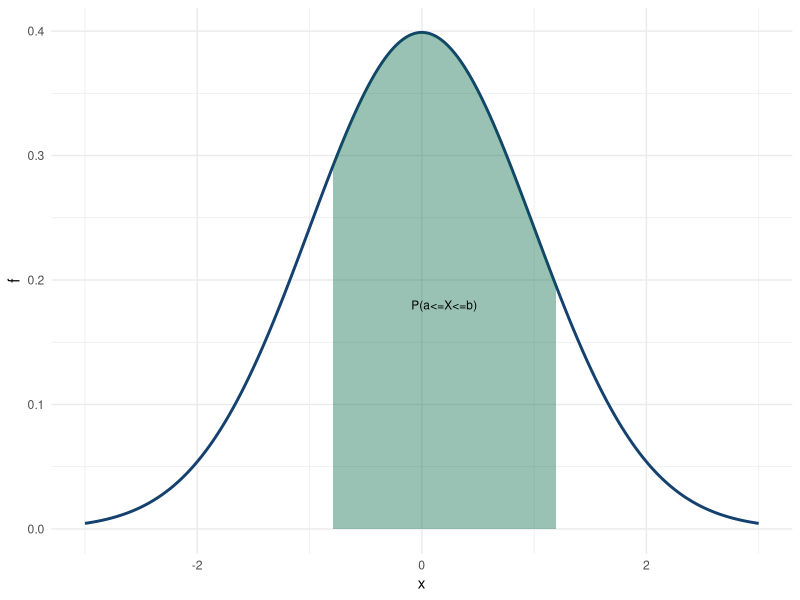
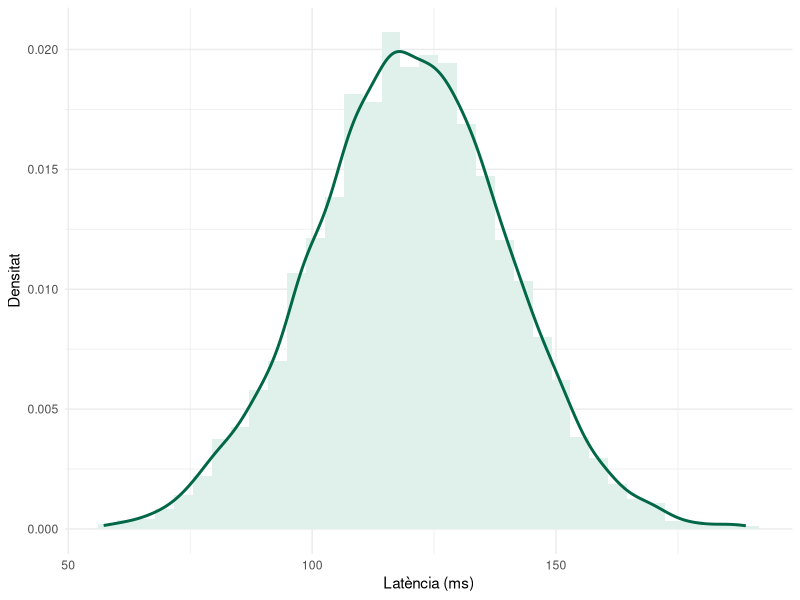
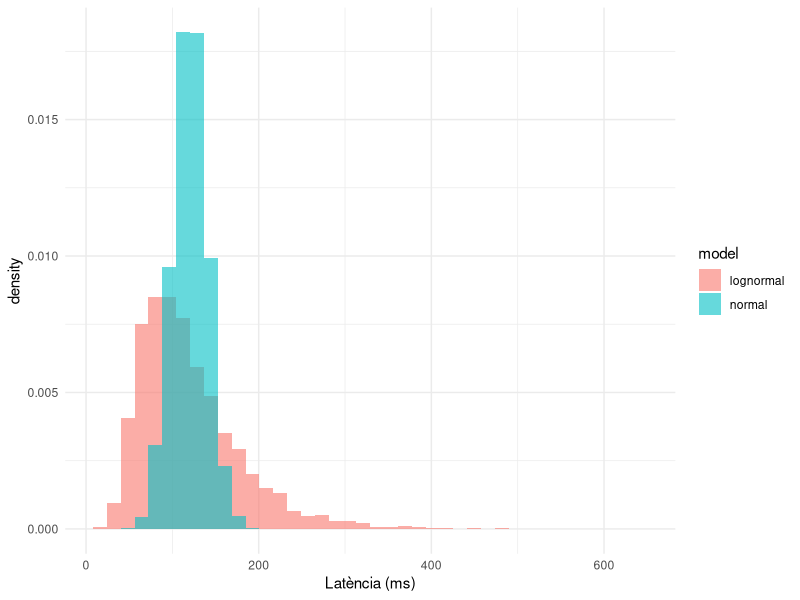

R code for these plots, in order:
## ---- chunk 1
#| include: false
library(tidyverse)
set.seed(2026)
## ---- chunk 2
tibble(x = seq(-3, 3, length.out = 300), f = dnorm(x)) |>
  ggplot(aes(x, f)) +
  geom_line(color = "#14416E", linewidth = 1) +
  geom_area(data = ~filter(.x, x >= -0.8, x <= 1.2), fill = "#006747", alpha = 0.4) +
  annotate("text", x = 0.2, y = 0.18, label = "P(a<=X<=b)", size = 3) +
  theme_minimal()
## ---- chunk 3
# En R, per a la normal estàndard:
pnorm(1.96)          # F(1.96)
pnorm(1.2) - pnorm(-0.8)
1 - pnorm(2)
qnorm(0.975)          # quantil 97.5%
## ---- chunk 4
set.seed(123)
latencia <- runif(10000, min = 20, max = 80)
mean(latencia)
mean(latencia <= 50)
## ---- chunk 5
# Mitjana de 0.4 segons entre peticions
lambda <- 1 / 0.4
pexp(1, rate = lambda)      # P(X <= 1)
1 - pexp(1, rate = lambda)  # P(X > 1)
## ---- chunk 6
mu <- 120; sigma <- 15
pnorm(100, mean = mu, sd = sigma)
1 - pnorm(150, mean = mu, sd = sigma)
qnorm(0.95, mean = mu, sd = sigma)
## ---- chunk 7
pnorm(100, 120, 20)
1 - pnorm(160, 120, 20)
qnorm(0.95, 120, 20)
## ---- chunk 8
set.seed(123)
dades <- tibble(latencia = rnorm(5000, mean = 120, sd = 20))

ggplot(dades, aes(latencia)) +
  geom_histogram(aes(y = after_stat(density)), bins = 35, fill = "#E0F1EC") +
  geom_density(linewidth = 1, color = "#006747") +
  labs(x = "Latència (ms)", y = "Densitat") +
  theme_minimal()
## ---- chunk 9
llindar_p99 <- qnorm(0.99, 120, 20)
llindar_p99
# per construcció, P(X > P99) = 0.01, de manera que
10000 * 0.01
## ---- chunk 10
set.seed(9)
comparacio <- tibble(
  normal = rnorm(5000, 120, 20),
  lognormal = rlnorm(5000, meanlog = log(120) - 0.5 * log(1 + (60/120)^2), sdlog = sqrt(log(1 + (60/120)^2)))
) |>
  pivot_longer(everything(), names_to = "model", values_to = "latencia")

ggplot(comparacio, aes(latencia, fill = model)) +
  geom_histogram(aes(y = after_stat(density)), bins = 40, alpha = 0.6, position = "identity") +
  labs(x = "Latència (ms)") +
  theme_minimal()
